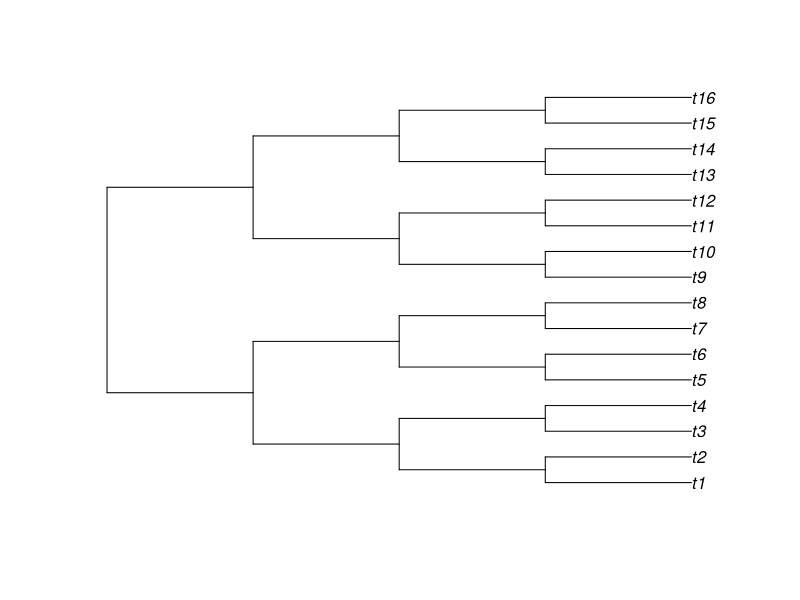

Write R code to recreate this figure. (Note: this script raises an error after producing the figure.)
library(phytools)
library(phangorn)
library(nlme)
library(ggplot2)
library(gridExtra)

# explores the power of various comparative approaches to find correlations under some awkward conditions
# (i) the variables x and y are not well-behaved: x is binary and y discrete, and the rate of decrease of y depends on x
# (ii) x is not observed perfectly: p01 is the probability of seeing a 1 when x=0 and p10 the probability of seeing a 0 when x=1
#      [note for things like parasitism I think p01=0]
# x starts at 0 and has some probability of irreversibly changing to 1 at each step on the tree
# model.correlated determines whether y does depend on x or not; 10 samples are run for each case
# other variables are tree size and average number of x transitions

# initialise results frame and experiment counter
pvals = obs.stats = data.frame()
expt = 0

# loop over tree sizes
for(tree.size in 2**c(4, 5, 6)) {
  # create balanced tree with 2^n nodes
  my.tree = stree(tree.size, "balanced")
  my.tree$node.label = as.character(1:my.tree$Nnode)
  tree.labels = c(my.tree$tip.label, my.tree$node.label)
  my.tree$edge.length = rep(1, nrow(my.tree$edge))
  plot(my.tree)

  for(mean.events in c(2, 4, 8)) {              # average number of predictor 0->1 transitions
    for(model.correlated in c(0,5,10,20)) {     # strength of predictor-response effect
      for(p01 in c(0)) {                        # false positive observation rate (0 for us)
        for(p10 in c(0,0.1,0.25,0.5)) {         # false negative observation rate
          cat(paste(c(tree.size, mean.events, model.correlated, p01, p10, "\n"), collapse=" "))
          for(this.expt in 1:20) {
            expt = expt+1
            # get root reference, and add it to a "to-do" list for simulating traits
            my.root = getRoot(my.tree)
            to.do = c(my.root)
            # initialise state list
            df = data.frame(ref=my.root, label=tree.labels[my.root], x=0, y=100)
            # while we still have vertices to simulate
            while(length(to.do) > 0) {
              # initialise a new to-do list for next iteration
              new.to.do = c()
              # loop through current to-do list
              for(i in to.do) {
                # get state of this vertex
                x = df$x[df$ref == i]
                y = df$y[df$ref == i]
                # loop over its children
                for(j in Children(my.tree, i)) {
                  # switch x state with some probability
                  if(runif(1) < mean.events/tree.size | x == 1) { new.x = 1 } else { new.x = 0 }
                  
                  # reduce y state by an x-dependent amount
                  if(new.x == 1) { dy = round(runif(1, min=-5-model.correlated, max=-model.correlated)) } 
                  else { dy = round(runif(1, min=-5, max=0)) } 
                  new.y = y + dy
                
                  # add this child to to state list, and to next iteration's to-do
                  df = rbind(df, data.frame(ref=j, label=tree.labels[j], x=new.x, y=new.y))
                  new.to.do = c(new.to.do, j)
                }
              }
              # update to-do list
              to.do = new.to.do
            }

            # let's use obs.x to model our understanding of the predictor variable
            # this imposes false-positive and false-negative observation probabilities
            df$obs.x = df$x
            obs.0 = which(df$obs.x == 0)
            obs.1 = which(df$obs.x == 1)
            obs.01 = sample(obs.0, p01*length(obs.0))
            obs.10 = sample(obs.1, p10*length(obs.1))
            df$obs.x[obs.01] = 1
            df$obs.x[obs.10] = 0

            # pull just the tip observations from the tree
            tip.df = df[df$ref <= length(my.tree$tip.label),]
            tip.df$y[tip.df$y < 0] = 0

            # record observation stats (how many real/observed positives/negatives)
            obs.stats = rbind(obs.stats, data.frame(expt=expt, true0=length(which(tip.df$x == 0)),
                                                    true1=length(which(tip.df$x == 1)),
                                                    obs0=length(which(tip.df$obs.x == 0)),
                                                    obs1=length(which(tip.df$obs.x == 1))))
            
            # plot if desired
            #g.1 = ggplot(df, aes(x=factor(obs.x), y=y)) + geom_jitter(width=0.25) + geom_boxplot(alpha = 0.2)
            #g.2 = ggplot(tip.df, aes(x=factor(obs.x), y=y)) + geom_jitter(width=0.25) + geom_boxplot(alpha = 0.2)
            #grid.arrange(g.1, g.2, nrow=1)

            ####### basic, naive correlation
            basic.test = cor.test(tip.df$obs.x, tip.df$y)
            basic.pval = basic.test$p.value

            if(all(tip.df$obs.x == 0) | all(tip.df$obs.x == 1) | all(tip.df$y == 0) |
               (length(which(tip.df$y[tip.df$obs.x==1] > 0)) < 2) |
               (length(which(tip.df$y[tip.df$obs.x==0] > 0)) < 2)) { 
              pgls.pval =  pglm.pval  = NA
            } else {
            ####### PGLS under a Brownian model for correlations
            my.correlation = corBrownian(phy=my.tree, form=~label)
          
              pgls.mod = gls(y~obs.x, correlation=my.correlation, data=tip.df, method="ML", na.action=na.omit)
              gls.mod = gls(y~obs.x, data=tip.df, method="ML", na.action=na.omit)
              pgls.coef = coef(pgls.mod)[2]
              pgls.pval = anova(pgls.mod)$'p-value'[2]
              pgls.pval
          
            ####### PGLM with branch lengths
              rownames(tip.df) = tip.df$label
              pglm = phyloglm(y~obs.x, tip.df, my.tree, method="poisson_GEE")
              pglm.coef = summary(pglm)$coefficients[2,1]
              pglm.pval = summary(pglm)$coefficients[2,4]
              
            }
            
            ####### a non-parametric approach summarising response differences between close relatives (sisters, cousins, etc) with different predictor values

            #### this code labels each node in the tree with a trait value and a gene count
            # this proceeds as follows:
            # 1. label all nodes, and node descendants, from our positives list with positive values
            # 2. go back up the tree labelling positive any parents with all positive children
            # 3. label all tips with their gene counts
            # 4. go back up the tree, labelling parent nodes with the average of their childrens' gene counts

            # 1.
            # set all nodes in the tree to negative value of trait by default
            tree.vals = rep(0, length(tree.labels))

            #cat("------- Painting nodes and descendants...\n  ")

            positives.list = tip.df$label[tip.df$obs.x == 1]
            if(length(positives.list) == 0) {
              wilcox.pval = NA
              boot.pval = NA
            } else {
              # go through list of positives, painting positive trait values onto the tree
              for(i in 1:length(positives.list)) {
                name = tolower(positives.list[i])
                if(name != "") {
                  # find nodes with this positive label
                  tree.refs = which(tree.labels == name)
                  for(tree.ref in tree.refs) {
                    # set this node's trait value to positive
                    tree.vals[tree.ref] = 1
                    #cat(tree.labels[tree.ref])
                    #cat("\n")
                    # set descendant nodes' trait values to positive
                    descendant.refs = getDescendants(my.tree, tree.ref)
                    #cat(paste(c("    ", tree.labels[descendant.refs]), collapse=", "))
                    #cat("\n  ")
                    tree.vals[descendant.refs] = 1
                  }
                }
              }

              #cat("\n------- Painting ancestors...\n  ")

              # 2.
              # this goes back up the tree, painting a positive value on any parent node will all positive descendants
              # ideally this shouldn't be necessary, but there are instances where all species are labelled positive without their clade being positive
              # this snippet is very inefficient and can be sped up several ways
              change = T
              # while we're still not converged
              while(change == T) {
                change = F
                # loop through all nodes
                for(tree.ref in 1:length(tree.labels)) {
                  if(tree.vals[tree.ref] == 0) {
                    # if this node is negative, check to see if its descendants are all positive
                    descendant.refs = getDescendants(my.tree, tree.ref)
                    if(all(tree.vals[descendant.refs] == 1)) {
                      # if so, make the parent positive
                      #cat(tree.labels[tree.ref])
                      #cat("\n  ")
                      tree.vals[tree.ref] = 1
                      change = T
                    }
                  }
                }
              }

              # 3.
              # now get response variable for tips
              tree.y = rep(-999, length(tree.labels))
              # loop through tips
              for(tip.ref in 1:length(my.tree$tip.label)) {
                # grab barcode entry corresponding to this node's label
                tree.y[tip.ref] = df$y[df$label == my.tree$tip.label[tip.ref]]
              }

              # 4.
              # now move back up the tree, labelling parent nodes with the average of their childrens' gene count
              change = T
              # while we're not converged
              while(change == T) {
                change = F
                # go through nodes
                for(tree.ref in 1:length(tree.labels)) {
                  if(tree.y[tree.ref] == -999) {
                    # this node hasn't got a count label yet, so if its children all have one, use their mean
                    descendant.refs = Children(my.tree, tree.ref)
                    if(all(tree.y[descendant.refs] != -999)) {
                      tree.y[tree.ref] = mean(tree.y[descendant.refs])
                      change = T
                    }
                  }
                }
              }


              #### now we can find pairs of sibling nodes whose trait value differs

              #cat("\n------- Identifying sibling pairs...\n  ")

              sort.df = df[order(df$ref),]

              # initialise a dataframe and "done" marker 
              pairs = data.frame(ego=NULL,myval=NULL,theirval=NULL,mycount=NULL,theircount=NULL)
              included = rep(0, length(tree.labels))

              # loop through all nodes
              for(tree.ref in 1:length(tree.labels)) {
                # get this node's set of siblings (including self)
                siblings = Siblings(my.tree, tree.ref, include.self=T)
  
                # sets of siblings with opposite trait value and with same trait value
                opposites = which(sort.df$obs.x[siblings] != sort.df$obs.x[tree.ref])
                sames = which(sort.df$obs.x[siblings] == sort.df$obs.x[tree.ref])
  
                # if we have elements in both sets, which include no nodes that have yet been considered
                if(length(opposites) > 0 & all(included[siblings[sames]] == 0) & all(included[siblings[opposites]] == 0)) {
                  # add the pair of the sets' mean gene counts to our list of comparisons
                  #cat(paste(c("{", paste(c(tree.labels[siblings[sames]]), collapse=", "), "} vs {", paste(c(tree.labels[siblings[opposites]]), collapse=", ")  , 
                  #            "}\n     ==> {",  
                  #            c(sort.df$y[siblings[sames]]), " } vs {", c(sort.df$y[siblings[opposites]]), "}"), collapse=" "))
                  #cat("\n  ")
                  pairs = rbind(pairs, data.frame(ego=tree.ref, 
                                                  myval=mean(sort.df$obs.x[siblings[sames]]), theirval=mean(sort.df$obs.x[siblings[opposites]]), 
                                                  mycount=mean(sort.df$y[siblings[sames]]), theircount=mean(sort.df$y[siblings[opposites]])))
                  # note that we've included all these siblings.
                  # is this fair?
                  included[siblings] = 1
                }
              }

              #cat("\n------- Tests...\n  ")

              # organise dataframe so that we're looking at (without trait)-(with trait) differences
              pairs$diff = NULL
              if(nrow(pairs) == 0) { 
                wilcox.pval = boot.pval = NA
              } else {
                for(i in 1:nrow(pairs)) {
                  if(pairs$myval[i] == 1) {
                    pairs$diff[i] = pairs$mycount[i]-pairs$theircount[i]
                  } else {
                    pairs$diff[i] = pairs$theircount[i]-pairs$mycount[i]
                  }
                }
                
                #cat(paste(c(length(pairs$diff), " pair comparisons\n(Positive-negative):\n  Mean ", mean(pairs$diff), "\n  SD ", sd(pairs$diff)), collapse=""))

                wilcox = wilcox.test(pairs$diff)
                wilcox.pval = wilcox$p.value

                # bootstrap for mean difference
                means = NULL
                nboot = 10000
                for(boot in 1:nboot) {
                  booted = sample(pairs$diff, length(pairs$diff), replace=T)
                  means = c(means, mean(booted))
                }
                if(mean(pairs$diff) > 0) { samples = sum(means < 0)/nboot } else { samples = sum(means > 0)/nboot }
                #cat(paste(c("Boot samples past zero = ", samples, " of ", nboot, "\n"), collapse=""))
                boot.pval = samples
                if(boot.pval == 0) { boot.pval = 1/nboot }
              }
            }

            # store p-values in a data frame
            pvals = rbind(pvals, data.frame(tree.size=tree.size, model.correlated=model.correlated, mean.events=mean.events, 
                                p01=p01, p10=p10, expt=expt, basic.pval=basic.pval, pgls.pval=pgls.pval, pglm.pval=pglm.pval, 
                                wilcox.pval=wilcox.pval, boot.pval=boot.pval))
          }
        }
      }
    }
  }
}

# for plotting, produce a label describing the observation noise for each reading
pvals$noise.label = ""
for(i in 1:nrow(pvals)) {
  #pvals$noise.label[i] = paste(c(pvals$p01[i], pvals$p10[i]), collapse=" ")
  pvals$noise.label[i] = paste(c(pvals$p10[i]), collapse=" ")
}

# plot annotation data frame
label.text = data.frame(label=c("FP","TN","TP","FN"), x=c(1,1, 2.1,2.1)-0.4, y=c(1,-1,1,-1))

# PGLS results
g.1 = ggplot(pvals[pvals$p01==0,], aes(x=factor(model.correlated), y=log10(-log10(pgls.pval)), color=noise.label)) + 
  geom_boxplot() + geom_hline(yintercept=log10(-log10(0.05)), color="#888888")+ 
  geom_vline(xintercept=1.5, color="#888888")+
  geom_text(data=label.text,aes(x=x,y=y,label=label),color="#888888",size=3) +
  facet_grid(mean.events~tree.size) + 
  theme_light() + xlab("True effect") + ylab("log(-log(p)) PGLS") + labs(color="Obs error")

# naive correlation results
g.2 = ggplot(pvals[pvals$p01==0,], aes(x=factor(model.correlated), y=log10(-log10(basic.pval)), color=noise.label)) + 
  geom_boxplot() + geom_hline(yintercept=log10(-log10(0.05)), color="#888888")+ 
  geom_vline(xintercept=1.5, color="#888888")+
  geom_text(data=label.text,aes(x=x,y=y,label=label),color="#888888",size=3) +
  facet_grid(mean.events~tree.size) +
  theme_light() + xlab("True effect") + ylab("log(-log(p)) naive") + labs(color="Obs error")

# relative comparison via Wilcoxon
g.3 = ggplot(pvals[pvals$p01==0,], aes(x=factor(model.correlated), y=log10(-log10(wilcox.pval)), color=noise.label)) + 
  geom_boxplot() + geom_hline(yintercept=log10(-log10(0.05)), color="#888888")+ 
  geom_vline(xintercept=1.5, color="#888888")+
  geom_text(data=label.text,aes(x=x,y=y,label=label),color="#888888",size=3) +
  facet_grid(mean.events~tree.size) + 
  theme_light() + xlab("True effect") + ylab("log(-log(p)) relatives-Wilcoxon") + labs(color="Obs error")

# relative comparison via bootstrap
g.4 = ggplot(pvals[pvals$p01==0,], aes(x=factor(model.correlated), y=log10(-log10(boot.pval)), color=noise.label)) + 
  geom_boxplot() + geom_hline(yintercept=log10(-log10(0.05)), color="#888888")+ 
  geom_vline(xintercept=1.5, color="#888888")+
  geom_text(data=label.text,aes(x=x,y=y,label=label),color="#888888",size=3) +
  facet_grid(mean.events~tree.size) + 
  theme_light() + xlab("True effect") + ylab("log(-log(p)) relatives-bootstrap") + labs(color="Obs error")

# PGLM
g.5 = ggplot(pvals[pvals$p01==0,], aes(x=factor(model.correlated), y=log10(-log10(pglm.pval)), color=noise.label)) + 
  geom_boxplot() + geom_hline(yintercept=log10(-log10(0.05)), color="#888888")+ 
  geom_vline(xintercept=1.5, color="#888888")+
  geom_text(data=label.text,aes(x=x,y=y,label=label),color="#888888",size=3) +
  facet_grid(mean.events~tree.size) + 
  theme_light() + xlab("True effect") + ylab("log(-log(p)) PGLM") + labs(color="Obs error")

# plot all together
grid.arrange(g.1, g.2, g.3, g.4, g.5, nrow=3)

sf = 2
png("method-comparison.png", width=1000*sf, height=1000*sf, res=72*sf)
grid.arrange(g.1, g.2, g.3, g.4, g.5, nrow=3)
dev.off()

# summarise info on observation statistics
obs.stats$mean.events = pvals$mean.events
obs.stats$tree.size = pvals$tree.size

ggplot(obs.stats, aes(x = mean.events, y=obs1/(obs0+obs1))) + geom_violin() + facet_grid(mean.events ~ tree.size)

png("method-comparison-obs.png", width=600, height=600)
ggplot(obs.stats, aes(x = mean.events, y=obs1/(obs0+obs1))) + geom_violin() + facet_grid(mean.events ~ tree.size)
dev.off()
